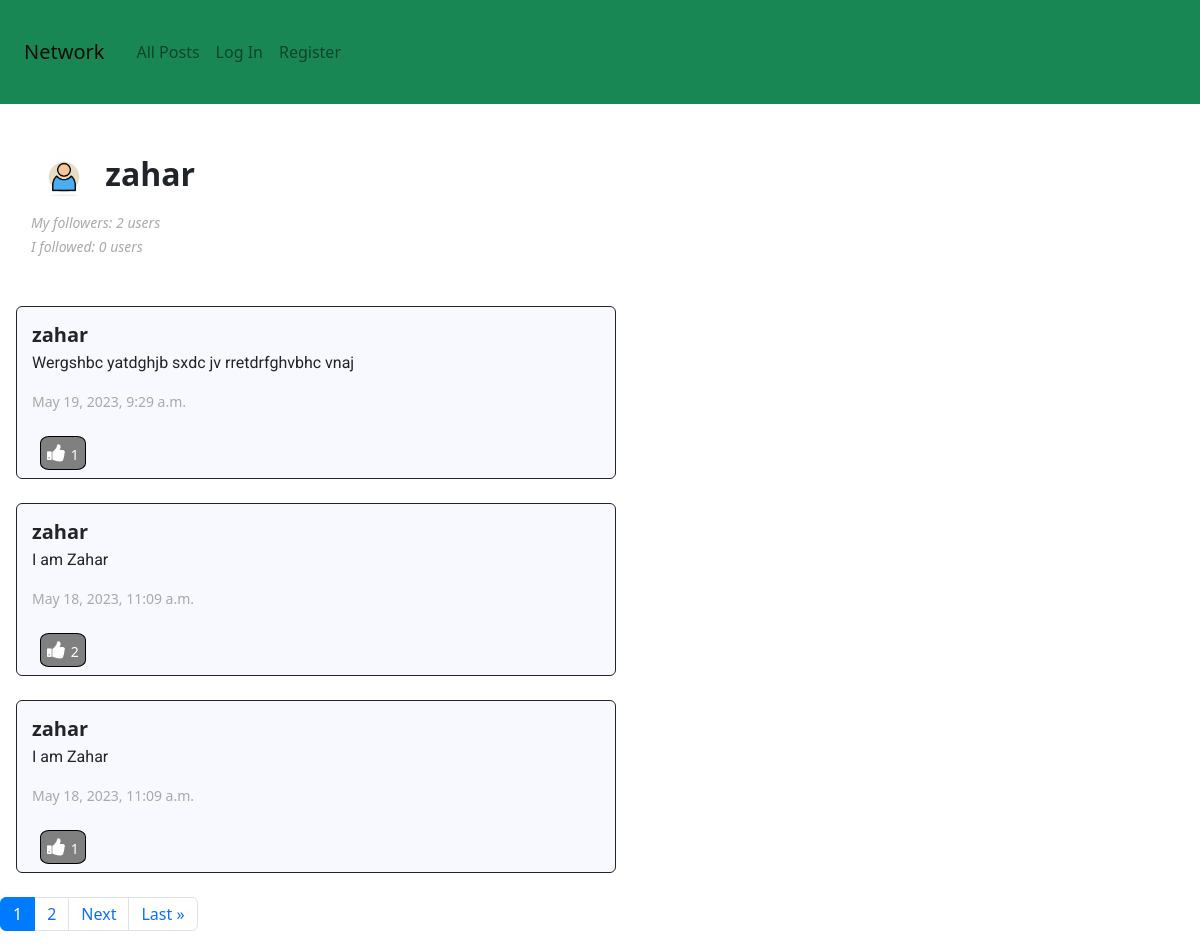
The app's page /profile/2/nazar, older data.
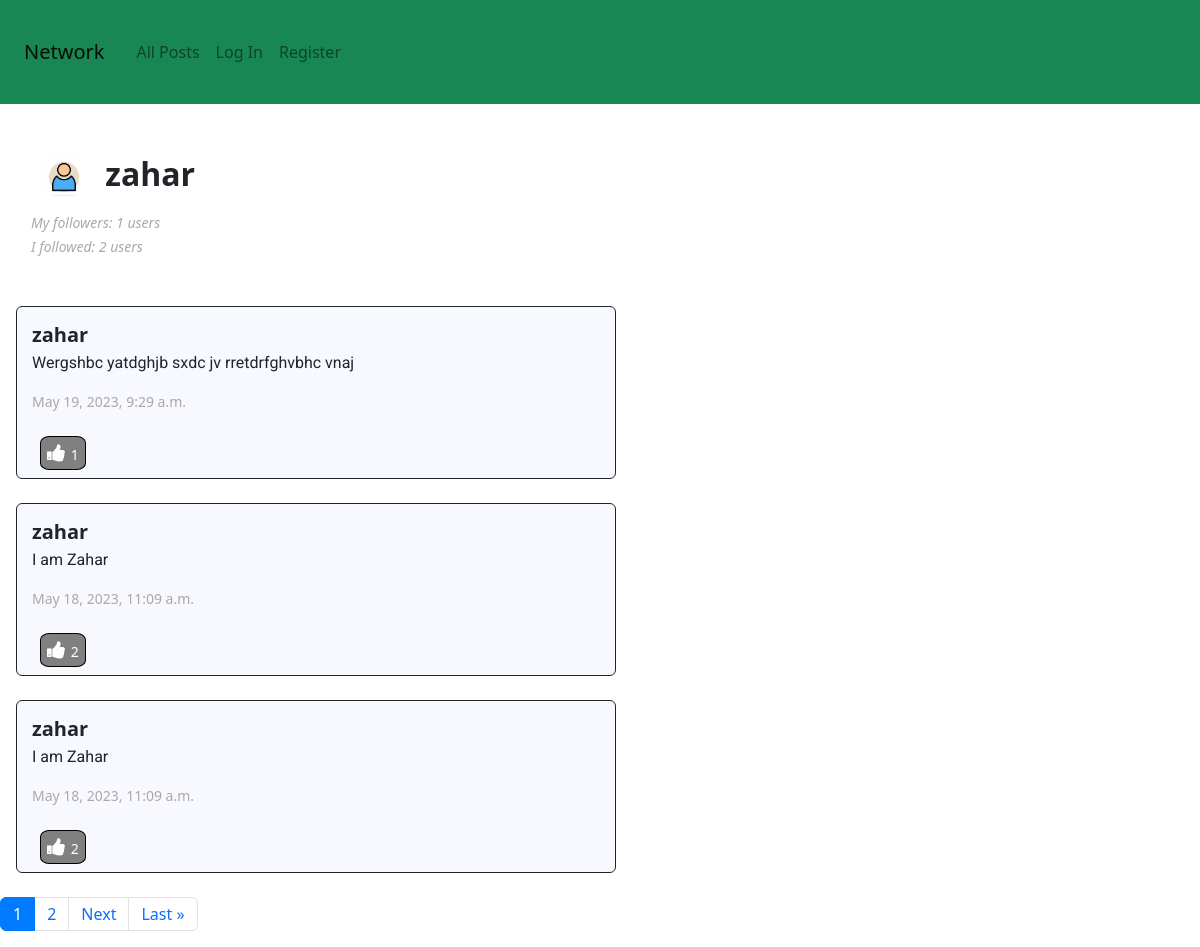
The same page, newer data.
### network/models.py (models this page shows, shortened)
class User(AbstractUser):
    def __str__(self):
        if not self.first_name or not self.last_name:
            return f"{self.username}"
        return f"{self.first_name} {self.last_name}"

class Post(models.Model):
    text = models.TextField(
        max_length=264, verbose_name="")
    author = models.ForeignKey(
        User, on_delete=models.CASCADE ,
        related_name="myposts")
    date = models.DateTimeField(auto_now_add= True)

class Subscription(models.Model):
    follower = models.ForeignKey(User, on_delete=models.CASCADE,
                                 related_name="subscriptions")
    subscribers = models.ManyToManyField(User, related_name="followers")

### network/views.py (the view, shortened to what this page needs)
# urls.py: path("profile/<int:user_id>/<str:user_name>", views.load_profile, name="profile"),
def load_profile(request, user_id, user_name):
    user_object = User.objects.get(pk=user_id)
    my_subscriptions_list = Subscription.objects.filter(
        follower=request.user.id)
    p = Paginator(user_object.myposts.all().order_by("-date"), 3, 2)
    page = request.GET.get("page")
    page_view = p.get_page(page)
    return render(request, "network/profile.html",
                  {"user_object": user_object,
                   "my_subscriptions_list": my_subscriptions_list,
                   "page_view": page_view})

### network/templates/network/profile.html (shortened to what this page needs)
{% extends "network/layout.html" %}
{% load static %}
{% block body %}
    <div class="flex-column">
        <div class="profile flex col-6 m-4 ms-3">
            <div>
                <h2 class=" pt-3 pb-0 m-0 post-author">
                    <img src="{% static 'network/images/colorfull_avatar.jpg' %}" alt="Avatar" class="avatar">
                    <b>{{ user_object.username }}</b>
                </h2>
                <div>
                    <i class="post-date">My followers: <span id="followers">{{ user_object.followers.count }}</span> users</i><br>
                    {% if user_object.subscriptions.first.subscribers.count is None %}
                        <i class="post-date">I followed: 0 users</i>
                    {% else %}
                        <i class="post-date">I followed: {{ user_object.subscriptions.first.subscribers.count }} users</i>
                    {% endif %}
                </div>
                <br>
            </div>
        </div>
        {% for post in page_view.object_list %}
            <div class="col-6 m-4 ms-3 rounded post">
                <h5 class=" pt-3 pb-0 m-0 post-author">
                    <b>{{ post.author }}</b>
                </h5>
                <p class=" pt-1 post-text">{{ post.text }}</p>
                <p class="post-date">{{ post.date }}</p>
                <button class="m-2 post-like" id="{{ post.id }}">
                    <i class="fa fa-thumbs-up" style="color: white;"></i>
                    <span class="score"> {{ post.plikes.count }} </span>
                </button>
                <br>
            </div>
        {% endfor %}
    </div>
    <nav aria-label="Page navigation example">
        <ul class="pagination">
            {% for n in page_view.paginator.page_range %}
                {% if page_view.number == n %}
                    <li class="page-item active"><a class="page-link" href="?page={{ n }}">{{ n }}</a></li>
                {% else %}
                    <li class="page-item"><a class="page-link" href="?page={{ n }}">{{ n }}</a></li>
                {% endif %}
            {% endfor %}
            {% if page_view.has_next %}
                <li class="page-item"><a class="page-link" href="?page={{ page_view.next_page_number }}">Next</a></li>
                <li class="page-item"><a class="page-link" href="?page={{ page_view.paginator.num_pages }}">Last &raquo;</a></li>
            {% endif %}
        </ul>
    </nav>
{% endblock %}

Row changes from the older to the newer data that the page shows:
changed User "zahar": followers.count "2" → "1"; subscriptions.first.subscribers.count (not shown) → "2"
computed for Post (number 3 of 3 on the later page): plikes.count "1" → "2"
Text that changed along with them:
text no longer shown: "I followed: 0 users"
text now shown: "I followed: users"
